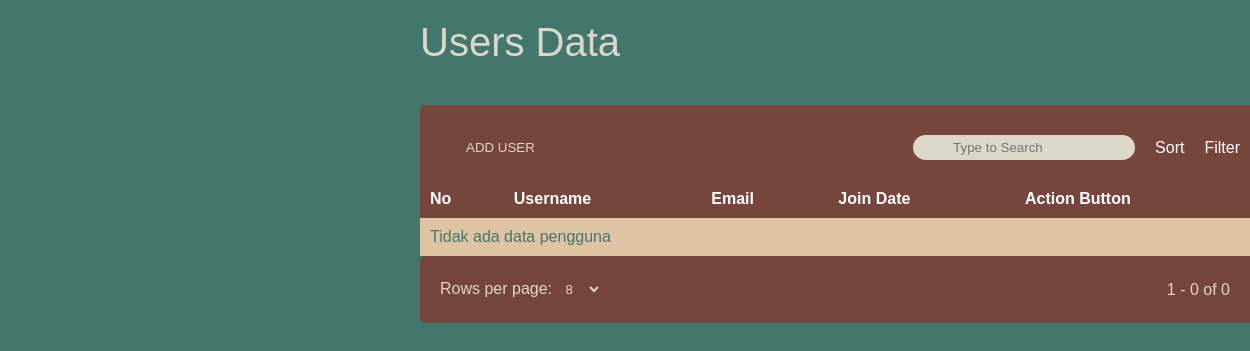
Page /admin/users.php on the earlier database version.
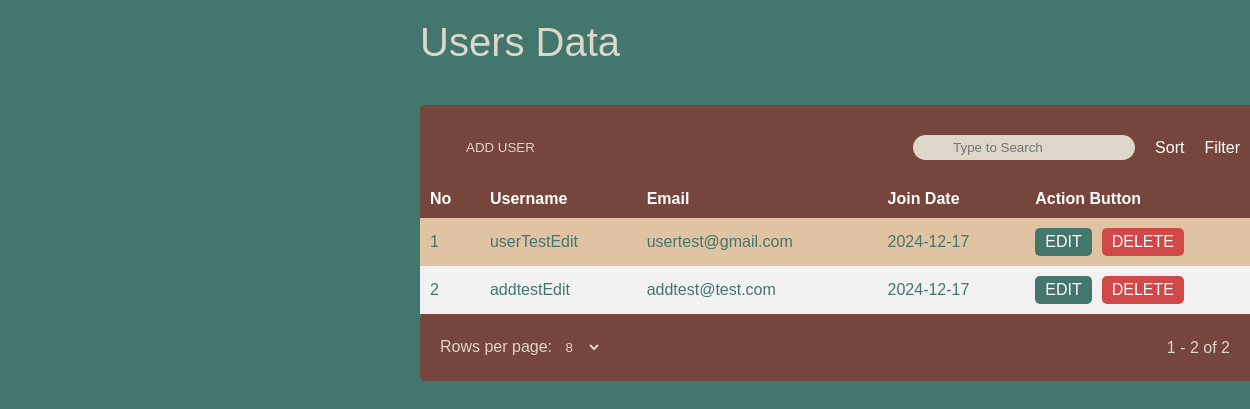
Same page on the later database version.
### tables this page shows
CREATE TABLE `users` (
  `user_id` int(11) NOT NULL,
  `username` varchar(16) NOT NULL,
  `email` varchar(255) NOT NULL,
  `password` varchar(255) NOT NULL,
  `join_date` date NOT NULL,
  `address` varchar(255) NOT NULL
);

### admin/users.php (the view, shortened to what this page needs)
<?php
include '../config.php';
$page = isset($_GET['page_num']) ? (int)$_GET['page_num'] : 1;
$rowsPerPage = isset($_GET['rows_per_page']) ? (int)$_GET['rows_per_page'] : 8;
$offset = ($page - 1) * $rowsPerPage;
try {
    $pdo = new PDO("mysql:host=$servername;dbname=$dbname", $dbusername, $dbpassword);
    $pdo->setAttribute(PDO::ATTR_ERRMODE, PDO::ERRMODE_EXCEPTION);
    $stmt = $pdo->prepare("SELECT COUNT(*) FROM users");
    $stmt->execute();
    $totalUsers = $stmt->fetchColumn();
    $stmt = $pdo->prepare("SELECT user_id, username, email, join_date FROM users LIMIT :offset, :rowsPerPage");
    $stmt->bindParam(':offset', $offset, PDO::PARAM_INT);
    $stmt->bindParam(':rowsPerPage', $rowsPerPage, PDO::PARAM_INT);
    $stmt->execute();
    $users = $stmt->fetchAll(PDO::FETCH_ASSOC);
} catch (PDOException $e) {
    echo "Error: " . $e->getMessage();
}
?>
<link rel="stylesheet" href="../assets/style/table.css">
<div class="col-md-9 content" style="margin-left: 400px;">
    <div class="row">
        <div class="contr">
            <div style="color:#DCD7C9; font-size: 40px; margin-bottom: 40px;">
                <i class="fas fa-users"></i> Users Data
            </div>
            <div class="hdr">
                <div class="title">
                    <button class="btn-add"><a style="text-decoration: none; color: #DCD7C9;" href="index.php?page=tambahuser">ADD USER</a></button>
                </div>
                <div class="search">
                    <div style="position: relative;">
                        <input type="text" placeholder="Type to Search" class="inpt" style="padding-left: 40px; border-radius: 50px;">
                    </div>
                    <i class="fas fa-sort" style="margin:10px;"></i> Sort
                    <i class="fas fa-filter" style="margin:10px;"></i> Filter
                </div>
            </div>
            <table id="dataContainer">
                <thead style="color: #D5CEC0;">
                    <tr>
                        <th>No</th>
                        <th>Username</th>
                        <th>Email</th>
                        <th>Join Date</th>
                        <th>Action Button</th>
                    </tr>
                </thead>
                <tbody>
                    <?php
                        $i = $offset + 1;
                        if (!empty($users)):
                        foreach ($users as $user):
                    ?>
                            <tr>
                                <td><?php echo htmlspecialchars($i++); ?></td>
                                <td><?php echo htmlspecialchars($user['username']); ?></td>
                                <td><?php echo htmlspecialchars($user['email']); ?></td>
                                <td><?php echo htmlspecialchars($user['join_date']); ?></td>
                                <td class="action-buttons">
                                    <a class="edit-btn" href="index.php?page=edituser&user_id=<?php echo $user['user_id']; ?>" style="text-decoration: none;">EDIT</a>
                                    <a class="delete-btn" href="index.php?page=deleteuser&user_id=<?php echo $user['user_id']; ?>" style="text-decoration: none;">DELETE</a>
                                </td>
                            </tr>
                    <?php
                        endforeach;
                    else:
                    ?>
                        <tr>
                            <td colspan="5">Tidak ada data pengguna</td>
                        </tr>
                    <?php endif; ?>
                </tbody>
            </table>
            <div class="footer d-flex justify-content-center align-items-center" style="color: #DCD7C9;">
                <div>
                    Rows per page:
                    <select id="rowsPerPage" onchange="updateTable()" style="background-color: #76453B; color: #DCD7C9;">
                        <option value="8" <?php if ($rowsPerPage == 8) echo "selected"; ?>>8</option>
                    </select>
                </div>
                <div class="pagination" style="margin-left: 20px;">
                    <span id="pageInfo"><?php echo "1 - " . ($offset + count($users)) . " of $totalUsers"; ?></span>
                </div>
            </div>
        </div>
    </div>
</div>

Differences in the rows shown:
added users: username "userTestEdit", email "usertest@gmail.com", join_date "2024-12-17"
added users: username "addtestEdit", email "addtest@test.com", join_date "2024-12-17"
Other differences:
$offset + count($users): "0" → "2"
$totalUsers: "0" → "2"
text no longer shown: "Tidak ada data pengguna"
